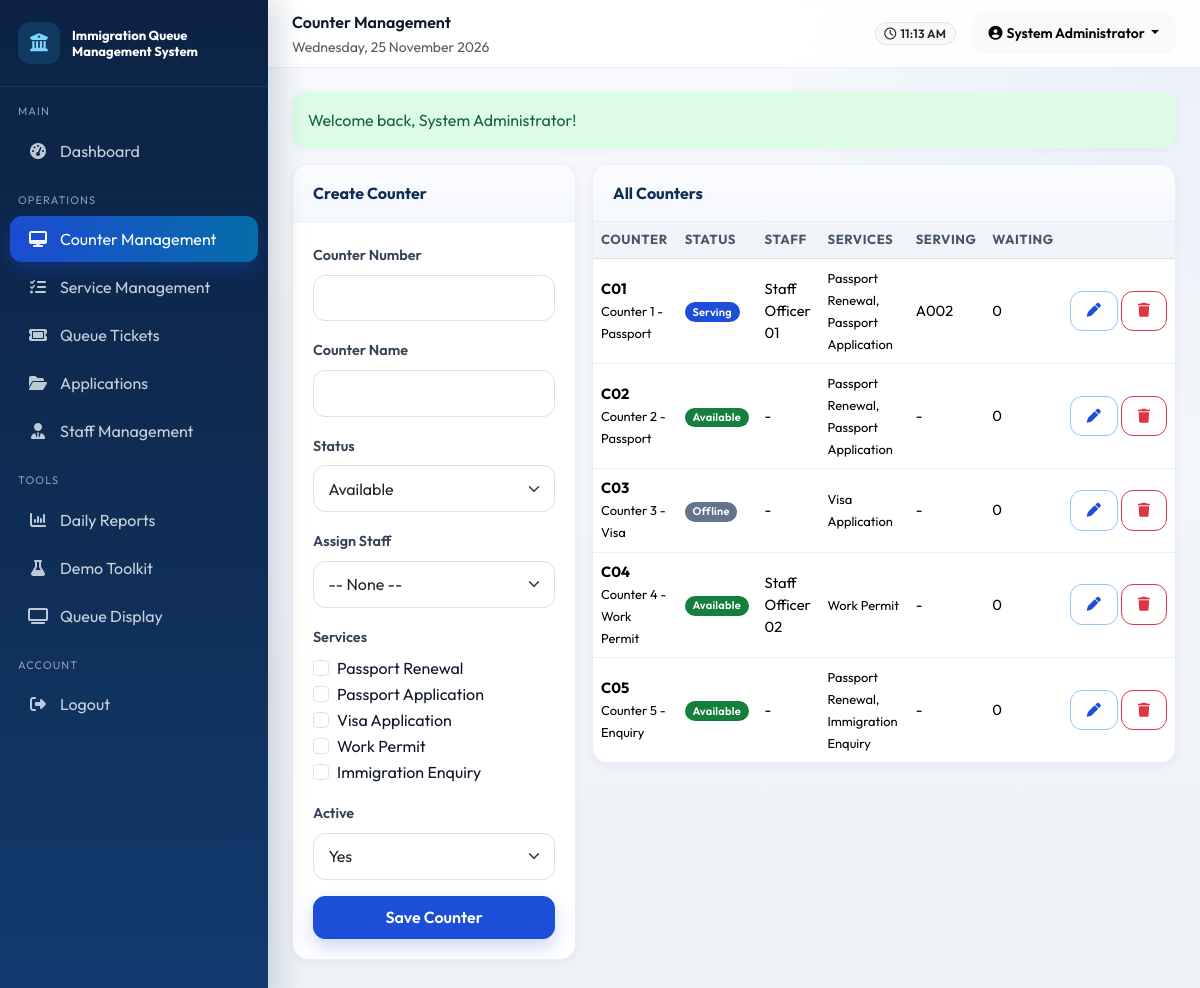
Screenshot of /admin/counters.php (signed in) with the database file from the repository.
### tables this page shows
CREATE TABLE users (
    id INT UNSIGNED AUTO_INCREMENT PRIMARY KEY,
    full_name VARCHAR(150) NOT NULL,
    ic_passport VARCHAR(50) NOT NULL,
    email VARCHAR(150) NOT NULL UNIQUE,
    phone VARCHAR(30) DEFAULT NULL,
    password VARCHAR(255) NOT NULL,
    role ENUM('admin','staff','public') NOT NULL DEFAULT 'public',
    is_active TINYINT(1) NOT NULL DEFAULT 1,
    last_login DATETIME DEFAULT NULL,
    created_at DATETIME NOT NULL DEFAULT CURRENT_TIMESTAMP,
    updated_at DATETIME NOT NULL DEFAULT CURRENT_TIMESTAMP ON UPDATE CURRENT_TIMESTAMP,
    INDEX idx_users_role (role),
    INDEX idx_users_email (email)
);

CREATE TABLE services (
    id INT UNSIGNED AUTO_INCREMENT PRIMARY KEY,
    name VARCHAR(100) NOT NULL,
    code VARCHAR(20) NOT NULL UNIQUE,
    description TEXT,
    estimated_duration INT NOT NULL DEFAULT 15 COMMENT 'minutes',
    queue_prefix CHAR(1) NOT NULL DEFAULT 'A',
    icon VARCHAR(50) DEFAULT 'fa-passport',
    is_active TINYINT(1) NOT NULL DEFAULT 1,
    created_at DATETIME NOT NULL DEFAULT CURRENT_TIMESTAMP,
    updated_at DATETIME NOT NULL DEFAULT CURRENT_TIMESTAMP ON UPDATE CURRENT_TIMESTAMP
);

CREATE TABLE counters (
    id INT UNSIGNED AUTO_INCREMENT PRIMARY KEY,
    counter_number VARCHAR(20) NOT NULL UNIQUE,
    counter_name VARCHAR(100) NOT NULL,
    status ENUM('available','serving','offline') NOT NULL DEFAULT 'offline',
    is_active TINYINT(1) NOT NULL DEFAULT 1,
    created_at DATETIME NOT NULL DEFAULT CURRENT_TIMESTAMP,
    updated_at DATETIME NOT NULL DEFAULT CURRENT_TIMESTAMP ON UPDATE CURRENT_TIMESTAMP
);

### config/database.php (called while the page is built, shortened)
<?php
function db(): PDO
{
    static $pdo = null;
    if ($pdo instanceof PDO) {
        return $pdo;
    }
    $options = [
        PDO::ATTR_ERRMODE => PDO::ERRMODE_EXCEPTION,
        PDO::ATTR_DEFAULT_FETCH_MODE => PDO::FETCH_ASSOC,
        PDO::ATTR_EMULATE_PREPARES => false,
    ];
    try {
        $dsn = 'mysql:host=' . DB_HOST . ';port=' . DB_PORT . ';dbname=' . DB_NAME . ';charset=' . DB_CHARSET;
        $pdo = new PDO($dsn, DB_USER, DB_PASS, $options);
    } catch (PDOException $e) {
        http_response_code(500);
        die('Database connection failed. Please import database/immigration_queue_system.sql via phpMyAdmin or MySQL CLI.');
    }
    return $pdo;
}

### admin/counters.php (the view, shortened to what this page needs)
<?php
require_once dirname(__DIR__) . '/includes/functions.php';
$user = require_login('admin');
$pdo = db();
$services = $pdo->query('SELECT * FROM services ORDER BY id')->fetchAll();
$counters = $pdo->query("SELECT c.*,
  (SELECT GROUP_CONCAT(sv.name SEPARATOR ', ') FROM counter_services cs JOIN services sv ON sv.id = cs.service_id WHERE cs.counter_id = c.id) AS service_names,
  (SELECT st.id FROM staff_counter_assignments sca JOIN staff st ON st.id = sca.staff_id WHERE sca.counter_id = c.id AND sca.is_current=1 LIMIT 1) AS assigned_staff_id,
  (SELECT u.full_name FROM staff_counter_assignments sca JOIN staff st ON st.id = sca.staff_id JOIN users u ON u.id = st.user_id WHERE sca.counter_id = c.id AND sca.is_current=1 LIMIT 1) AS staff_name,
  (SELECT COUNT(*) FROM queue_tickets qt WHERE qt.counter_id = c.id AND qt.queue_date=CURDATE() AND qt.status='waiting') AS waiting_count,
  (SELECT qt.queue_number FROM queue_tickets qt WHERE qt.counter_id=c.id AND qt.status='serving' AND qt.queue_date=CURDATE() LIMIT 1) AS serving_now
  FROM counters c ORDER BY c.counter_number")->fetchAll();
$edit = null;
$editServices = [];
$pageTitle = 'Counter Management';
require dirname(__DIR__) . '/includes/header.php';
?>
<div class="app-shell">
<?php require dirname(__DIR__) . '/includes/sidebar.php'; ?>
<div class="main-content">
<?php require dirname(__DIR__) . '/includes/navbar.php'; ?>
<div class="page-body">
  <?php $flash = get_flash(); if ($flash): ?><div class="alert alert-<?= e($flash['type']) ?>"><?= e($flash['message']) ?></div><?php endif; ?>
  <div class="row g-3">
    <div class="col-lg-4">
      <div class="card-panel">
        <div class="card-panel-header"><?= $edit ? 'Edit Counter' : 'Create Counter' ?></div>
        <div class="card-panel-body">
          <form method="post">
            <div class="mb-3">
              <label class="form-label">Counter Number</label>
              <input class="form-control" name="counter_number" required value="<?= e($edit['counter_number'] ?? '') ?>">
            </div>
            <div class="mb-3">
              <label class="form-label">Counter Name</label>
              <input class="form-control" name="counter_name" required value="<?= e($edit['counter_name'] ?? '') ?>">
            </div>
            <div class="mb-3">
              <label class="form-label">Status</label>
              <select class="form-select" name="status">
                <?php foreach (['available','serving','offline'] as $st): ?>
                  <option value="<?= $st ?>" <?= (($edit['status'] ?? '') === $st) ? 'selected' : '' ?>><?= ucfirst($st) ?></option>
                <?php endforeach; ?>
              </select>
            </div>
            <div class="mb-3">
              <label class="form-label">Assign Staff</label>
              <select class="form-select" name="staff_id">
                <option value="0">-- None --</option>
              </select>
            </div>
            <div class="mb-3">
              <label class="form-label">Services</label>
              <?php foreach ($services as $sv): ?>
                <div class="form-check">
                  <input class="form-check-input" type="checkbox" name="services[]" value="<?= (int)$sv['id'] ?>" id="sv<?= (int)$sv['id'] ?>" <?= in_array((int)$sv['id'], $editServices, true) ? 'checked' : '' ?>>
                  <label class="form-check-label" for="sv<?= (int)$sv['id'] ?>"><?= e($sv['name']) ?></label>
                </div>
              <?php endforeach; ?>
            </div>
            <div class="mb-3">
              <label class="form-label">Active</label>
              <select class="form-select" name="is_active">
                <option value="1" <?= ((int)($edit['is_active'] ?? 1) === 1) ? 'selected' : '' ?>>Yes</option>
              </select>
            </div>
            <button class="btn btn-primary w-100" type="submit">Save Counter</button>
          </form>
        </div>
      </div>
    </div>
    <div class="col-lg-8">
      <div class="card-panel">
        <div class="card-panel-header">All Counters</div>
        <div class="card-panel-body p-0">
          <div class="table-responsive">
            <table class="table mb-0">
              <thead><tr><th>Counter</th><th>Status</th><th>Staff</th><th>Services</th><th>Serving</th><th>Waiting</th><th></th></tr></thead>
              <tbody>
              <?php foreach ($counters as $c): ?>
                <tr>
                  <td><strong><?= e($c['counter_number']) ?></strong><br><small><?= e($c['counter_name']) ?></small></td>
                  <td><?= status_badge($c['status']) ?><?= !(int)$c['is_active'] ? ' <span class="badge bg-dark">Inactive</span>' : '' ?></td>
                  <td><?= e($c['staff_name'] ?? '-') ?></td>
                  <td><small><?= e($c['service_names'] ?? '-') ?></small></td>
                  <td><?= e($c['serving_now'] ?? '-') ?></td>
                  <td><?= (int)$c['waiting_count'] ?></td>
                  <td class="text-nowrap">
                    <a class="btn btn-sm btn-outline-primary" href="?edit=<?= (int)$c['id'] ?>"><i class="fa-solid fa-pen"></i></a>
                    <form method="post" class="d-inline" onsubmit="return confirm('Delete this counter?')">
                      <button class="btn btn-sm btn-outline-danger"><i class="fa-solid fa-trash"></i></button>
                    </form>
                  </td>
                </tr>
              <?php endforeach; ?>
              </tbody>
            </table>
          </div>
        </div>
      </div>
    </div>
  </div>
</div></div></div>
<?php require dirname(__DIR__) . '/includes/footer.php'; ?>

### includes/navbar.php (shortened to what this page needs)
<?php $user = $user ?? current_user(); ?>
<header class="topbar">
  <div class="d-flex align-items-center gap-3">
    <div>
      <div class="fw-semibold text-navy"><?= e($pageHeading ?? $pageTitle ?? 'Dashboard') ?></div>
      <small class="text-muted"><?= e($pageSubtitle ?? date('l, d F Y')) ?></small>
    </div>
  </div>
  <div class="d-flex align-items-center gap-3">
    <span class="badge bg-light text-dark border">
      <i class="fa-regular fa-clock me-1"></i><?= date('h:i A') ?>
    </span>
    <div class="dropdown">
      <button class="btn btn-sm btn-light dropdown-toggle" data-bs-toggle="dropdown">
        <i class="fa-solid fa-user-circle me-1"></i><?= e($user['full_name'] ?? 'User') ?>
      </button>
    </div>
  </div>
</header>

### includes/functions.php (shortened to what this page needs)
<?php
require_once dirname(__DIR__) . '/config/database.php';
function e(?string $value): string
{
    return htmlspecialchars((string)$value, ENT_QUOTES, 'UTF-8');
}
function get_flash(): ?array
{
    $flash = $_SESSION['flash'];
    return $flash;
}
function status_badge(string $status): string
{
    $map = [
        'waiting' => 'warning',
        'serving' => 'primary',
        'completed' => 'success',
        'skipped' => 'secondary',
        'cancelled' => 'danger',
        'no_show' => 'dark',
        'pending' => 'warning',
        'confirmed' => 'info',
        'checked_in' => 'primary',
        'under_review' => 'info',
        'approved' => 'success',
        'rejected' => 'danger',
        'additional_docs' => 'warning',
        'available' => 'success',
        'offline' => 'secondary',
        'online' => 'success',
        'break' => 'warning',
    ];
    $class = $map[$status] ?? 'secondary';
    $label = ucwords(str_replace('_', ' ', $status));
    return '<span class="badge bg-' . $class . '">' . e($label) . '</span>';
}
function current_user(): ?array
{
    static $cached = null;
    if ($cached && (int)$cached['id'] === (int)$_SESSION['user_id']) {
        return $cached;
    }
    $stmt = db()->prepare('SELECT * FROM users WHERE id = ? AND is_active = 1 LIMIT 1');
    $stmt->execute([(int)$_SESSION['user_id']]);
    $user = $stmt->fetch();
    $cached = $user;
    return $user;
}
function require_login(string $role = ''): array
{
    $user = current_user();
    return $user;
}

### assets/css/style.css (style rules this page uses)
:root { --primary-navy: #0F2E56; --secondary-blue: #1D4ED8; --accent-teal: #0F766E; --accent-sky: #0284C7; --light-bg: #EEF2F7; --surface: #FFFFFF; --border: #D8E0EA; --border-soft: #E8EEF5; --success: #15803D; --success-soft: #DCFCE7; --warning: #B45309; --warning-soft: #FEF3C7; --danger: #B91C1C; --danger-soft: #FEE2E2; --info: #0369A1; --info-soft: #E0F2FE; --text: #0F172A; --text-muted: #64748B; --sidebar-width: 268px; --topbar-height: 68px; --radius: 16px; --shadow: 0 8px 24px rgba(15, 46, 86, .08); --shadow-sm: 0 2px 10px rgba(15, 46, 86, .05); }
* { box-sizing: border-box; }
body { font-family: "Outfit", "Segoe UI", Tahoma, sans-serif; background: radial-gradient(circle at top right, rgba(29,78,216,.06), transparent 28%), linear-gradient(180deg, #F7F9FC 0%, var(--light-bg) 100%); color: var(--text); margin: 0; min-height: 100vh; }
a { text-decoration: none; color: var(--secondary-blue); }
.form-control, .form-select { border-radius: 12px; border-color: var(--border); padding: .65rem .9rem; box-shadow: none !important; }
.form-label { font-weight: 600; color: #334155; font-size: .9rem; }
.btn { border-radius: 12px; font-weight: 600; padding: .55rem 1rem; transition: transform .15s ease, box-shadow .15s ease, background .15s ease; }
.btn-primary { background: var(--secondary-blue); border-color: var(--secondary-blue); box-shadow: 0 8px 18px rgba(29,78,216,.22); }
.btn-outline-primary { color: var(--secondary-blue); border-color: #93C5FD; background: #fff; }
.badge { font-weight: 600; letter-spacing: .02em; border-radius: 999px; padding: .4em .7em; }
.bg-primary { background-color: #1D4ED8 !important; }
.bg-success { background-color: #15803D !important; }
.bg-secondary { background-color: #64748B !important; }
.alert { border: none; border-radius: 14px; box-shadow: var(--shadow-sm); }
.alert-success { background: var(--success-soft); color: #166534; }
.app-shell { display: flex; min-height: 100vh; }
.main-content { margin-left: var(--sidebar-width); flex: 1; min-width: 0; }
.topbar { height: var(--topbar-height); background: rgba(255,255,255,.88); backdrop-filter: blur(10px); border-bottom: 1px solid var(--border-soft); display: flex; align-items: center; justify-content: space-between; padding: 0 24px; position: sticky; top: 0; z-index: 1020; }
.page-body { padding: 24px; }
.card-panel { background: var(--surface); border-radius: var(--radius); box-shadow: var(--shadow-sm); border: 1px solid var(--border-soft); margin-bottom: 20px; overflow: hidden; }
.card-panel .card-panel-header { padding: 16px 20px; border-bottom: 1px solid var(--border-soft); display: flex; justify-content: space-between; align-items: center; font-weight: 700; color: var(--primary-navy); background: linear-gradient(180deg, #FBFCFE, #F5F8FC); }
.card-panel .card-panel-body { padding: 20px; }
.table { --bs-table-bg: transparent; }
.table thead th { background: #F1F5F9; color: #475569; font-weight: 700; font-size: .82rem; text-transform: uppercase; letter-spacing: .04em; border-bottom: 1px solid var(--border); white-space: nowrap; }
.table td { vertical-align: middle; font-size: .92rem; border-color: var(--border-soft); }

### rows the page displays
users: full_name "System Administrator"
services: name "Passport Renewal"
services: name "Passport Application"
services: name "Visa Application"
services: name "Work Permit"
services: name "Immigration Enquiry"
counters: counter_number "C01", counter_name "Counter 1 - Passport", status "Serving", staff_name "Staff Officer 01", service_names "Passport Renewal, Passport Application", serving_now "A002", waiting_count "0"
counters: counter_number "C02", counter_name "Counter 2 - Passport", status "Available", staff_name "-", service_names "Passport Renewal, Passport Application", serving_now "-", waiting_count "0"
counters: counter_number "C03", counter_name "Counter 3 - Visa", status "Offline", staff_name "-", service_names "Visa Application", serving_now "-", waiting_count "0"
counters: counter_number "C04", counter_name "Counter 4 - Work Permit", status "Available", staff_name "Staff Officer 02", service_names "Work Permit", serving_now "-", waiting_count "0"
counters: counter_number "C05", counter_name "Counter 5 - Enquiry", status "Available", staff_name "-", service_names "Passport Renewal, Immigration Enquiry", serving_now "-", waiting_count "0"

### other values shown
$pageHeading "Counter Management"
$pageSubtitle "Wednesday, 25 November 2026"
$flash['message'] "Welcome back, System Administrator!"
form field status "Available"
